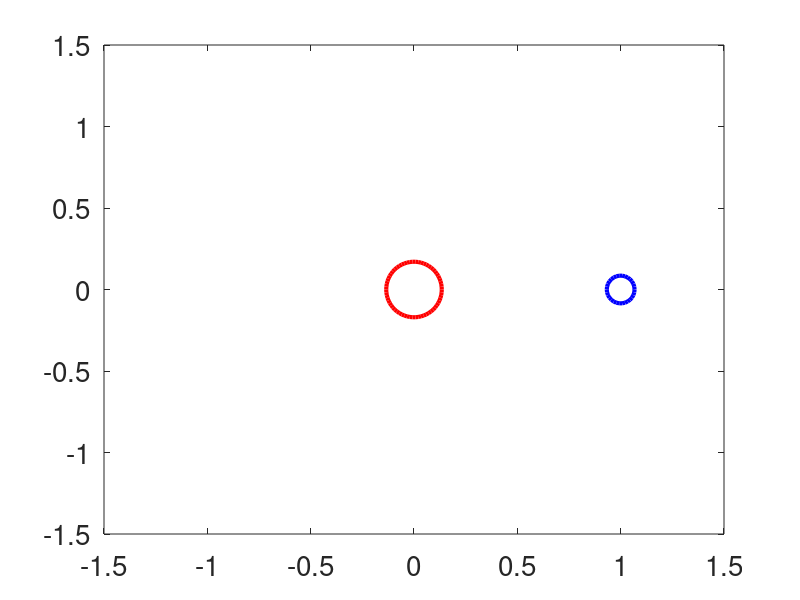

MATLAB code for this plot: (Note: this script raises an error after producing the figure.)
clear all; close all; clc;
FS = 20; set(0,'DefaultLineLineWidth',3,'DefaultAxesFontName','Helvetica','DefaultAxesFontSize',FS);
global MG
MG=1;
x=1;
y=0;
u=0;
v=0.9;
figure(1)
plot(0,0,'ro','MarkerSize',40)
Xmin=-1.5; Xmax=-Xmin; Ymin=Xmin; Ymax=-Xmin; axis([Xmin Xmax Ymin Ymax])
hold on
h=plot(x,y,'bo','MarkerSize',20);
tmax=25;
dt=0.01;
i=0;

r=sqrt(x^2+y^2);

E0=.5*(u^2+v^2)-MG/r;
H0=x*v-y*u;

for t=0:dt:tmax
    i=i+1;
    
    xn = x;
    yn = y;    

    up=u+dt*a(xn,yn);
    vp=v+dt*a(yn,xn);

    xp=x+dt*up;
    yp=y+dt*vp;

    x=x+dt*(u+up)/2;
    y=y+dt*(v+vp)/2;
    
    u=u+dt*(a(xn,yn)+a(xp,yp))/2;
    v=v+dt*(a(yn,xn)+a(yp,xp))/2;

    set(h,'XData',x,'YData',y)
     if mod(i,100)==0
         plot(x,y,'b.')
          r=sqrt(x^2+y^2);
        E=.5*(u^2+v^2)-MG/r;    
        display(sprintf('Energy error: %6.4e',(E0-E)/E0));
        H=x*v-y*u;
        display(sprintf('Spinn error: %6.4e',(H0-H)/H0));
     end
    drawnow;
    
end
    
